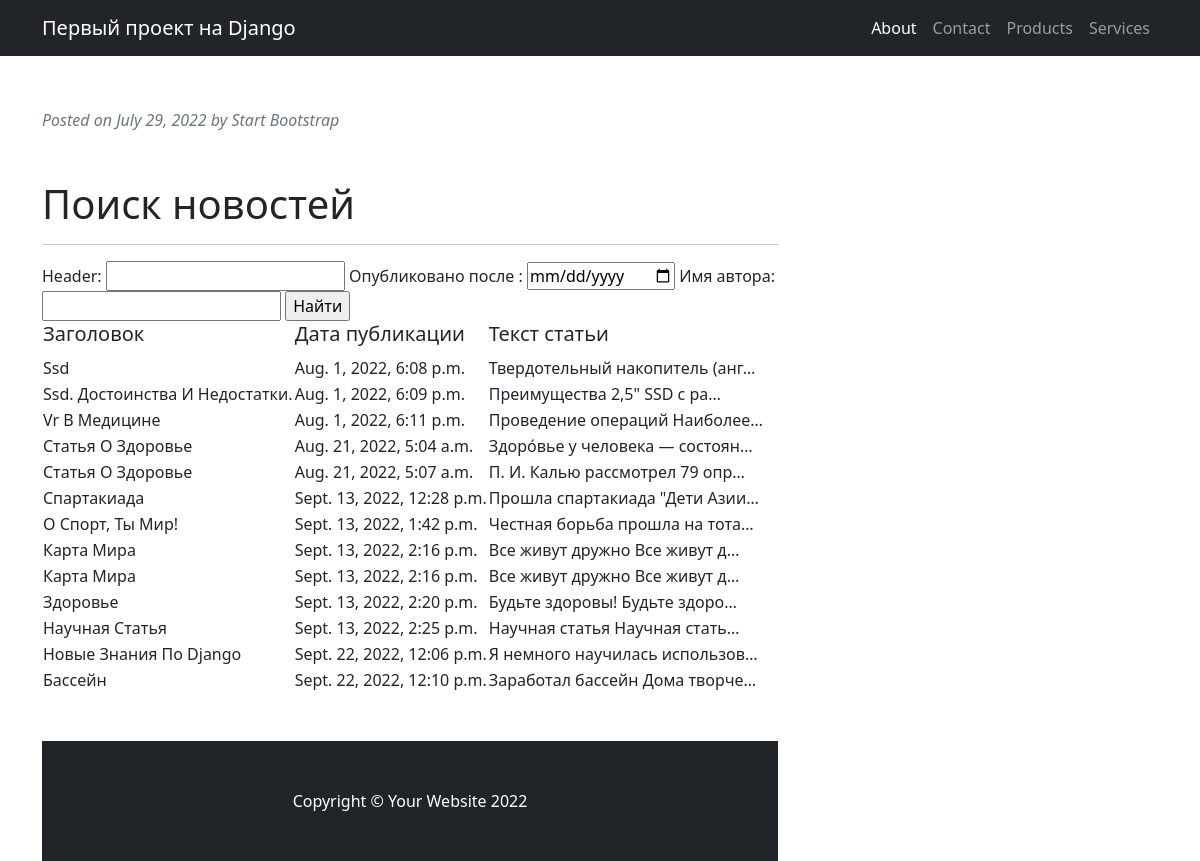
The app's page /search/ with its own data.
### news/models.py (models this page shows, shortened)
class Post(models.Model):
    article = 'AR'
    news = 'NW'
    SELECTION = [
        (article, 'статья'),
        (news, 'новость')
    ]
    selection = models.CharField(max_length=2, choices = SELECTION, default = news)
    time = models.DateTimeField(auto_now_add=True)
    header = models.CharField(max_length=255)
    text = models.TextField()
    rating = models.IntegerField(default=0)
    postCategory = models.ManyToManyField(Category, through='PostCategory')
    postAuthor = models.ForeignKey(Author, on_delete=models.CASCADE)

### news/views.py (the view)
# urls.py: path('search/', PostSearch.as_view()), # Ссылка на поиск
class PostSearch(ListView):
    model = Post
    template_name = 'flatpages/search.html'
    context_object_name = 'posts'
    def get_context_data(self, **kwargs):
        context = super().get_context_data(**kwargs)
        context['filter'] = PostFilter(self.request.GET, queryset=self.get_queryset()) # вписываем наш фильтр в контекст
        return context

### templates/flatpages/search.html (shortened to what this page needs)
{% extends 'flatpages/default.html' %}
{% load custom_filters %}
{% block content %}
    <h1>Поиск новостей</h1>
    <hr>
    <form method="GET">
        {{ filter.form }}
        <input type="submit" value="Найти">
    </form>
        <table>
            <tr>
                <td>
                    <h5>Заголовок</h5>
                </td>
                <td>
                    <h5>Дата публикации</h5>
                </td>
                <td>
                    <h5>Текст статьи</h5>
                </td>
            </tr>
        {% for post in filter.qs %}
            <tr>
                <td>
                    {{ post.header|title }}
                </td>
                <td>
                    {{ post.time }}
                </td>
                <td>
                    {{ post.text|truncatechars:30  }}
                </td>
            </tr>
        {% endfor %}
        </table>
{% endblock content %}

### templates/flatpages/default.html (shortened to what this page needs)
{% load static %}
<!DOCTYPE html>
<html lang="en">
    <head>
        <link href="{% static 'css/styles.css'%}" rel="stylesheet" />
    </head>
    <body>
        <nav class="navbar navbar-expand-lg navbar-dark bg-dark">
            <div class="container">
                <a class="navbar-brand" >Первый проект на Django</a>
                <div class="collapse navbar-collapse" id="navbarSupportedContent">
                    <ul class="navbar-nav ms-auto mb-2 mb-lg-0">
                        <li class="nav-item"><a class="nav-link active" aria-current="page" href="/about/">About</a></li>
                        <li class="nav-item"><a class="nav-link" href="/contact/">Contact</a></li>
                        <li class="nav-item"><a class="nav-link" href="/products/">Products</a></li>
                        <li class="nav-item"><a class="nav-link" href="/services/">Services</a></li>
                    </ul>
                </div>
            </div>
        </nav>
        <div class="container mt-5">
            <div class="row">
                <div class="col-lg-8">
                    <article>
                        <header class="mb-4">
                            <div class="text-muted fst-italic mb-2">Posted on July 29, 2022 by Start Bootstrap</div>
                        </header>
                        <br>
                        {% block content %}{% endblock content %}
                        <br>
                           <br>
        <footer class="py-5 bg-dark">
            <div class="container"><p class="m-0 text-center text-white">Copyright &copy; Your Website 2022</p></div>
        </footer>
    </body>
</html>

### records on screen
Post: header "Ssd", time "Aug. 1, 2022, 6:08 p.m.", text "Твердотельный накопитель (анг…"
Post: header "Ssd. Достоинства И Недостатки.", time "Aug. 1, 2022, 6:09 p.m.", text "Преимущества 2,5\" SSD с ра…"
Post: header "Vr В Медицине", time "Aug. 1, 2022, 6:11 p.m.", text "Проведение операций Наиболее…"
Post: header "Статья О Здоровье", time "Aug. 21, 2022, 5:04 a.m.", text "Здоро́вье у человека — состоян…"
Post: header "Статья О Здоровье", time "Aug. 21, 2022, 5:07 a.m.", text "П. И. Калью рассмотрел 79 опр…"
Post: header "Спартакиада", time "Sept. 13, 2022, 12:28 p.m.", text "Прошла спартакиада \"Дети Азии…"
Post: header "О Спорт, Ты Мир!", time "Sept. 13, 2022, 1:42 p.m.", text "Честная борьба прошла на тота…"
Post: header "Карта Мира", time "Sept. 13, 2022, 2:16 p.m.", text "Все живут дружно Все живут д…"
Post: header "Карта Мира", time "Sept. 13, 2022, 2:16 p.m.", text "Все живут дружно Все живут д…"
Post: header "Здоровье", time "Sept. 13, 2022, 2:20 p.m.", text "Будьте здоровы! Будьте здоро…"
Post: header "Научная Статья", time "Sept. 13, 2022, 2:25 p.m.", text "Научная статья Научная стать…"
Post: header "Новые Знания По Django", time "Sept. 22, 2022, 12:06 p.m.", text "Я немного научилась использов…"
Post: header "Бассейн", time "Sept. 22, 2022, 12:10 p.m.", text "Заработал бассейн Дома творче…"
